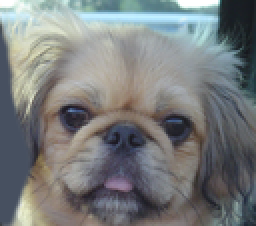
%> input picture 01 - Hybrid images/data/dog.bmp, 128 x 113 px, shrunk from 410 x 361 before the run (shown 2 times larger)
$ octave --eval "proj1_fft;"   (GNU Octave 9; MATLAB toolbox functions it lacks are replaced by stand-ins)
%> lines starting %> are read from the running program, lines starting %| are printed output that depends on the picture
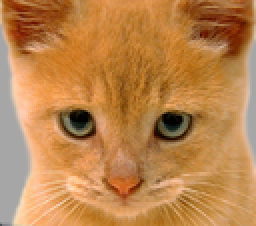
%> input picture 01 - Hybrid images/data/cat.bmp, 128 x 113 px, shrunk from 410 x 361 before the run (shown 2 times larger)
### 01 - Hybrid images/code/gen_hybrid_image_fft.m
function [hybrid_image,low_frequencies,high_frequencies] = gen_hybrid_image_fft( image1, image2, cutoff_frequency )
%> called with cutoff_frequency = 15
pkg load image;
% Inputs:
% - image1 -> The image from which to take the low frequencies.
% - image2 -> The image from which to take the high frequencies.
% - cutoff_frequency -> The standard deviation, in pixels, of the Gaussian
%                       blur that will remove high frequencies.
%


%%%%%%%%%%%%%%%%%%%%%%%%%%%%%%%%%%%%%%%%%%%%%%%%%%%%%%%%%%%%%%%%%%%%%%%%
% Remove the high frequencies from image1 by blurring it. The amount of
% blur that works best will vary with different image pairs
%%%%%%%%%%%%%%%%%%%%%%%%%%%%%%%%%%%%%%%%%%%%%%%%%%%%%%%%%%%%%%%%%%%%%%%%
low_frequencies = [];

figure, imshow(image1);
b = padarray(image1, size(image1), "zeros", "post");
c = im2double(b(:,:,1:3));
d = fft2(c);
d = fftshift(d);
figure, imshow(uint8(abs(d)));

[n m o] = size(c);
%> n = 226; m = 256; o = 3
h = zeros([n,m]);
for i = 1:n
for j = 1:m
h(i,j) = H(i,j,size(c),cutoff_frequency);
end
end
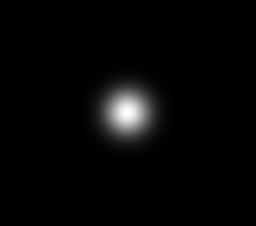
%> h: size 226x256 double; min 7.32e-29, max 1, mean 0.0244
figure, imshow(im2uint8(h));

g = d.*h;

g = ifftshift(g);
at = ifft2(g);
[x y o] = size(image1); % pega o tamanho da imagem 1
%> x = 113; y = 128
atc = at(1:x,1:y,:);  % corta a imagem  com o tamanho da imagem 1

figure, imshow(im2uint8(h)); % mostra a imagem 2 invertida
figure, imshow(low_frequencies = atc);  % resultante em baixa frequencia


%%%%%%%%%%%%%%%%%%%%%%%%%%%%%%%%%%%%%%%%%%%%%%%%%%%%%%%%%%%%%%%%%%%%%%%%
% Remove the low frequencies from image2. The easiest way to do this is to
% subtract a blurred version of image2 from the original version of image2.
% This will give you an image centered at zero with negative values.
%%%%%%%%%%%%%%%%%%%%%%%%%%%%%%%%%%%%%%%%%%%%%%%%%%%%%%%%%%%%%%%%%%%%%%%%
high_frequencies = [];

tam_img2 = size(image2); % pega o tamanho da imagem 2
%> tam_img2 = [113 128 3]
img_2_w_0 = padarray(image2, tam_img2, "zeros", "post"); % adiciona zeros a imagem 2
img_2_c_double = im2double(img_2_w_0(:,:,1:3)); % converte a imagem 2 para double
tam_double = size(img_2_c_double); % pega o tamanho da imagem 2 convertida para double
%> tam_double = [226 256 3]
img_fourier = fftshift(fft2(img_2_c_double)); % faz a transformada de fourier da imagem 2 e centraliza

[n m o] = size(img_2_c_double); % pega o tamanho da imagem 2
mat_w_0 = zeros([n,m]); % cria uma matriz de zeros com o tamanho da imagem 2
for i = 1:n
for j = 1:m
mat_w_0(i,j) = H(i,j,tam_double,cutoff_frequency); % calculo do filtro
end
end

mat_w_0 = imcomplement(mat_w_0); % inverte a imagem 2


img_2_res = img_fourier.*mat_w_0; % multiplica a imagem 2 transformada pelo filtro

trans_inv = ifft2(ifftshift(img_2_res)); % centraliza a imagem 2 invertida e faz a transformada inversa da imagem 2 invertida
[x y o] = size(image1); % pega o tamanho da imagem 1
atc = trans_inv(1:x,1:y,:);  % pega a imagem 2 invertida centralizada

figure, imshow(image2); % mostra a imagem 2
figure, imshow(uint8(abs(img_fourier))); % mostra a imagem 2  da transformada de fourier
figure, imshow(high_frequencies = atc);  % resultante

%%%%%%%%%%%%%%%%%%%%%%%%%%%%%%%%%%%%%%%%%%%%%%%%%%%%%%%%%%%%%%%%%%%%%%%%
% Combine the high frequencies and low frequencies
%%%%%%%%%%%%%%%%%%%%%%%%%%%%%%%%%%%%%%%%%%%%%%%%%%%%%%%%%%%%%%%%%%%%%%%%
hybrid_image = abs(low_frequencies + high_frequencies); % combina frequencias

figure, imshow(hybrid_image); % mostra a imagem hibrida

### 01 - Hybrid images/code/vis_hybrid_image.m
function output = vis_hybrid_image(hybrid_image)
% Visualize a hybrid image by progressively downsampling the image and
% concatenating all of the images together.
%
% Written by James Hays

scales = 5; %how many downsampled versions to create
scale_factor = 0.5; %how much to downsample each time
padding = 5; %how many pixels to pad.

original_height = size(hybrid_image,1);
num_colors = size(hybrid_image,3); %counting how many color channels the input has
output = hybrid_image;
cur_image = hybrid_image;

for i = 2:scales
    %add padding
    output = cat(2, output, ones(original_height, padding, num_colors));

    %dowsample image;
    cur_image = imresize(cur_image, scale_factor, 'bilinear');
    %pad the top and append to the output
    tmp = cat(1,ones(original_height - size(cur_image,1), size(cur_image,2), num_colors), cur_image);
    output = cat(2, output, tmp);
end

### 01 - Hybrid images/code/proj1_fft.m
function proj1_fft()
pkg load image;
% Before trying to construct hybrid images, it is suggested that you
% implement my_imfilter.m and then debug it using proj1_test_filtering.m

% Debugging tip: You can split your MATLAB code into cells using "%%"
% comments. The cell containing the cursor has a light yellow background,
% and you can press Ctrl+Enter to run just the code in that cell. This is
% useful when projects get more complex and slow to rerun from scratch

%% Setup
% Read images and convert to floating point format
image1 = im2single(imread('../data/dog.bmp'));
image2 = im2single(imread('../data/cat.bmp'));

% For your write up, there are several additional test cases in 'data'.
% Feel free to make your own, too (you'll need to align the images in a
% photo editor such as Photoshop).
% The hybrid images will differ depending on which image you
% assign as image1 (which will provide the low frequencies) and which image
% you assign as image2 (which will provide the high frequencies)

%% Hybrid Image Construction
% cutoff_frequency is the standard deviation, in pixels, of the Gaussian
% blur that will remove high frequencies. You may tune this per image pair
% to achieve better results.
%
cutoff_frequency = 15;
[hybrid_image,low_frequencies,high_frequencies] = gen_hybrid_image_fft( image1, image2, cutoff_frequency );
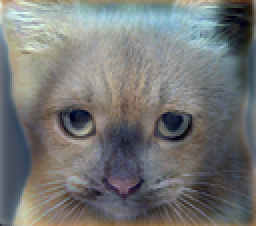
%> hybrid_image: size 113x128x3 double (shown 2 times larger); mean R, G, B 0.487, 0.493, 0.488; drawn with min black and max white

%% Visualize and save outputs
figure(8); imshow(low_frequencies);
figure(9); imshow(high_frequencies + 0.5);
%> after `imshow(high_frequencies + 0.5)`:
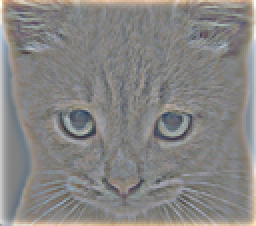
%> displayed picture: size 113x128x3, on the screen's scale of 0 to 255 (shown 2 times larger); mean R, G, B 134.5, 132.9, 131.4
vis = vis_hybrid_image(hybrid_image);
%> the loop in vis_hybrid_image, `for i = 2:scales` made 4 passes
%> pass 1, in vis_hybrid_image, `tmp = cat(1,ones(original_height - size(cur_image,1), size(cur_image,2..`:
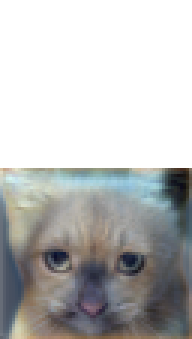
%> tmp: size 113x64x3 double (shown 3 times larger); mean R, G, B 0.741, 0.744, 0.742
%> pass 1, in vis_hybrid_image, `output = cat(2, output, tmp);`:
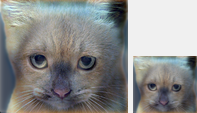
%> output: size 113x197x3 double; mean R, G, B 0.583, 0.587, 0.584; drawn with min black and max white
%> after the loop in vis_hybrid_image, `for i = 2:scales`:
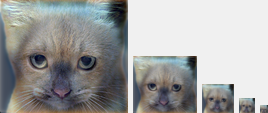
%> output: size 113x268x3 double; mean R, G, B 0.672, 0.676, 0.673; drawn with min black and max white
figure(10); imshow(vis);
imwrite(low_frequencies, 'low_frequencies.jpg', 'quality', 95);
imwrite(high_frequencies + 0.5, 'high_frequencies.jpg', 'quality', 95);
imwrite(hybrid_image, 'hybrid_image.jpg', 'quality', 95);
imwrite(vis, 'hybrid_image_scales.jpg', 'quality', 95);
